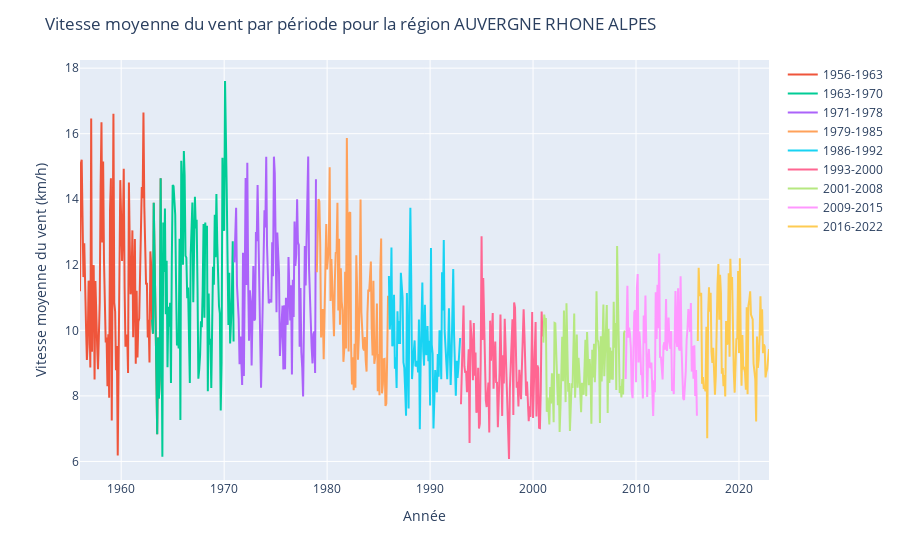
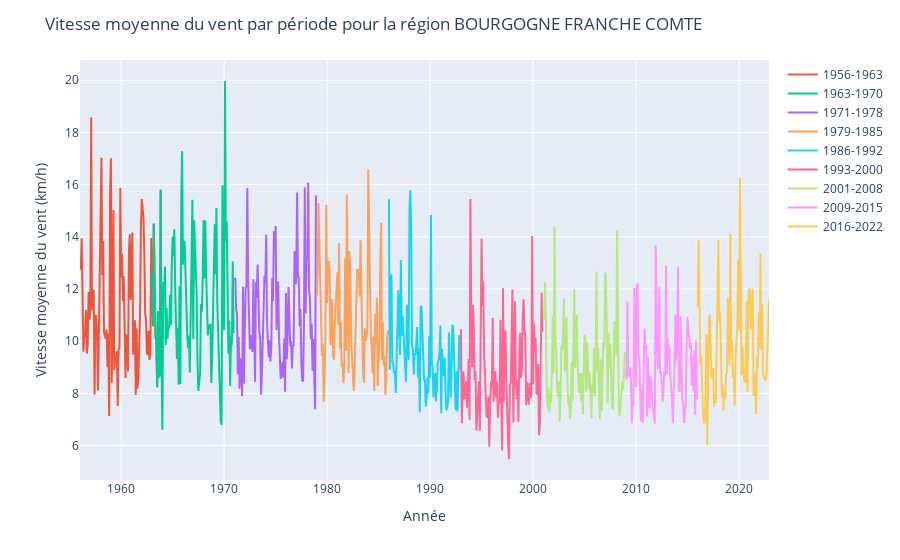
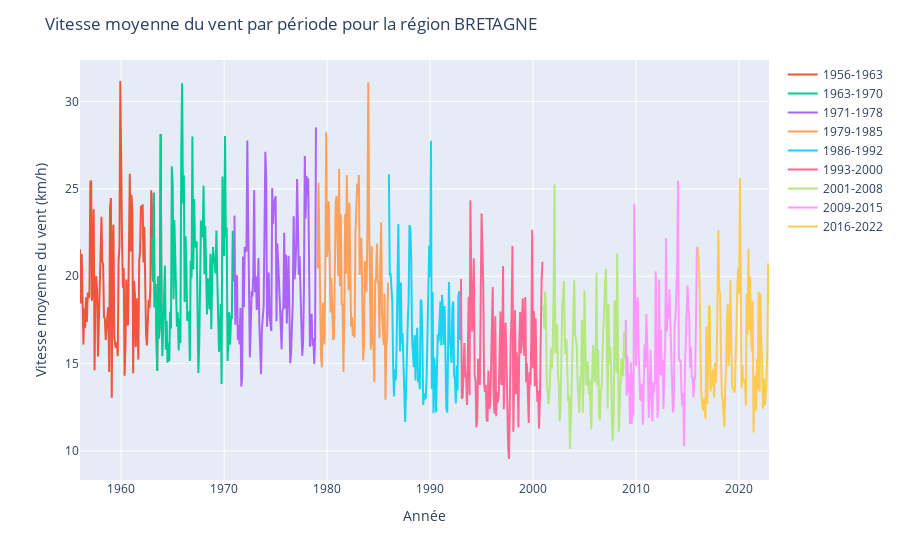
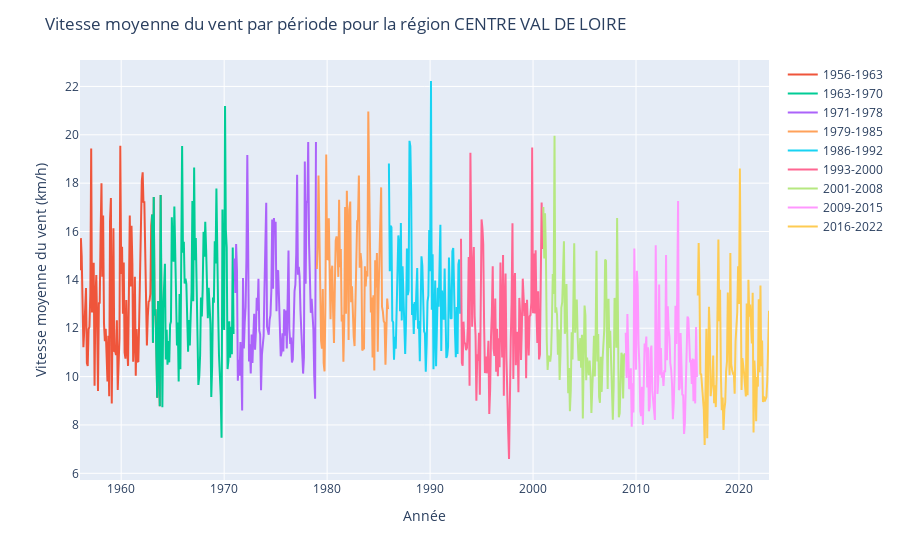

These figures' notebook cell, in order:
### Code cell
# AAAAMM to datetime
df_date_region["AAAAMM"] = pd.to_datetime(df_date_region["AAAAMM"], format='%Y-%m-%d', errors='coerce')

# périodes d'intérêt
periods = [
    (1956, 1963),
    (1963, 1970),
    (1971, 1978),
    (1979, 1985),
    (1986, 1992),
    (1993, 2000),
    (2001, 2008),
    (2009, 2015),
    (2016, 2022)
]

# mean wind speed par periode et region / store
mean_wind_speeds = []
for start_year, end_year in periods:
    for region in df_date_region['region'].unique():
        df_period_region = df_date_region[(df_date_region["AAAAMM"].dt.year >= start_year) & 
                                          (df_date_region["AAAAMM"].dt.year <= end_year) & 
                                          (df_date_region['region'] == region)]
        mean_wind_speed = df_period_region['vent_speed_inst_moy_mensu'].mean()
        mean_wind_speeds.append((start_year, end_year, region, mean_wind_speed))
        print(f"Vitesse moyenne du vent entre {start_year} et {end_year} pour la région {region}: {mean_wind_speed}")

# graphique
for region in df_date_region['region'].unique():
    fig = px.line()
    for start_year, end_year in periods:
        df_period_region = df_date_region[(df_date_region["AAAAMM"].dt.year >= start_year) & 
                                          (df_date_region["AAAAMM"].dt.year <= end_year) & 
                                          (df_date_region['region'] == region)]
        fig.add_scatter(x=df_period_region['AAAAMM'], y=df_period_region['vent_speed_inst_moy_mensu'], mode='lines', name=f'{start_year}-{end_year}')
    
    fig.update_layout(title=f'Vitesse moyenne du vent par période pour la région {region}',
                      xaxis_title='Année',
                      yaxis_title='Vitesse moyenne du vent (km/h)')
    fig.show()
